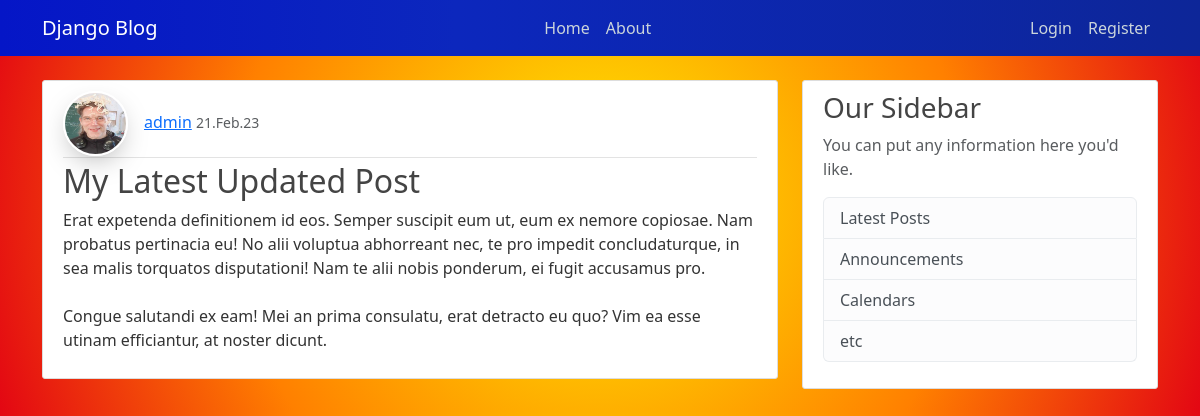
Screenshot of /post/28/ with the database file from the repository.
### blog/models.py (models this page shows, shortened)
class Post(models.Model):
    title = models.CharField(max_length=100)
    content = models.TextField()
    date_posted = models.DateTimeField(default=timezone.now)
    author = models.ForeignKey(User, on_delete=models.CASCADE)

### users/models.py (models this page shows, shortened)
class Profile(models.Model):
    user = models.OneToOneField(User, on_delete=models.CASCADE)
    image = models.ImageField(default='typ.png', upload_to='profile_pics')

### blog/views.py (the view)
# urls.py: path('post/<int:pk>/', PostDetailView.as_view(), name='post-detail'),
class PostDetailView(DetailView):
    model = Post

### blog/templates/blog/post_detail.html (shortened to what this page needs)
{% extends "blog/base.html" %}
{% block content %}
    <article class="media content-section">
        <div class="media-body">
        <div class="article-metadata">
            <a class="mr-2" href="{% url 'user-posts' object.author.username %}"><img class="rounded-circle article-img"
                src="{{ object.author.profile.image.url }}">{{ object.author }}</a>
            <small class="text-muted">{{ object.date_posted|date:'j.M.y' }}</small>
        </div>
        <h2 class="article-title">{{ object.title }}</h2>
        <p class="article-content">{{ object.content }}</p>
        </div>
    </article>
{% endblock content %}

### blog/static/blog/main.css (style rules this page uses)
body { background: rgb(254,237,0); background: radial-gradient(circle, rgba(254,237,0,1) 0%, rgba(255,128,0,1) 58%, rgba(227,7,19,1) 100%); color: #333333; margin-top: 5rem; }
h1, h2, h3, h4, h5, h6 { color: #444444; }
.content-section { background: #ffffff; padding: 10px 20px; border: 1px solid #dddddd; border-radius: 3px; margin-bottom: 20px; }
.article-title { color: #444444; }
.article-content { white-space: pre-line; }
.article-img { height: 65px; width: 65px; margin-right: 16px; border: 2px solid #fff; box-shadow: 0 10px 30px -10px rgba(0,0,0,.4); }
.article-metadata { padding-bottom: 1px; margin-bottom: 4px; border-bottom: 1px solid #e3e3e3 }

### rows the page displays
Post: author.profile.image (picture), author "admin", date_posted "21.Feb.23", title "My Latest Updated Post", content "Erat expetenda definitionem id eos. Semper suscipit eum ut, eum ex nemore copiosae. Nam probatus pertinacia eu! No alii voluptua abhorreant nec, te pro impedit concludaturque, in sea malis torquatos disputationi! Nam te alii nobis ponderum, ei fugit accusamus pro. Congue salutandi ex eam! Mei an prima consulatu, erat detracto eu quo? Vim ea esse utinam efficiantur, at noster dicunt."
